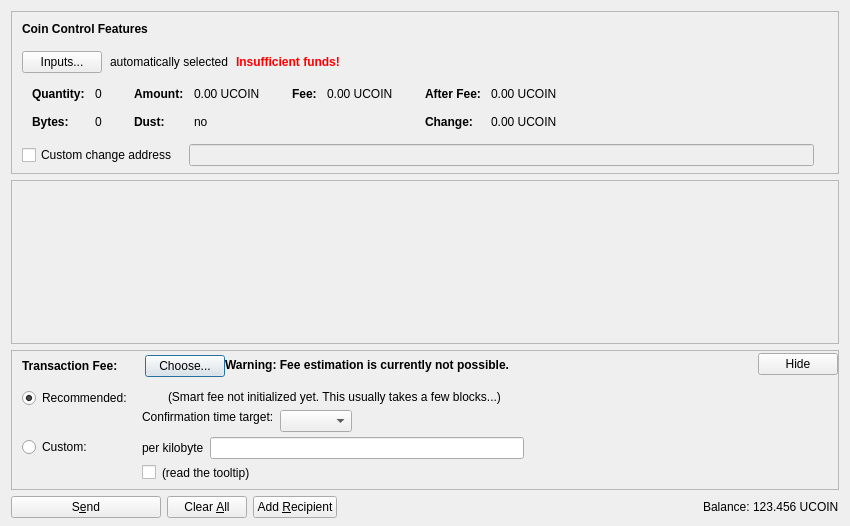
<?xml version="1.0" encoding="UTF-8"?>
<ui version="4.0">
 <class>SendCoinsDialog</class>
 <widget class="QDialog" name="SendCoinsDialog">
  <property name="geometry">
   <rect>
    <x>0</x>
    <y>0</y>
    <width>850</width>
    <height>526</height>
   </rect>
  </property>
  <property name="windowTitle">
   <string>Send Coins</string>
  </property>
  <layout class="QVBoxLayout" name="verticalLayout" stretch="0,1,0,0">
   <property name="bottomMargin">
    <number>8</number>
   </property>
   <item>
    <widget class="QFrame" name="frameCoinControl">
     <property name="sizePolicy">
      <sizepolicy hsizetype="Expanding" vsizetype="Expanding">
       <horstretch>0</horstretch>
       <verstretch>0</verstretch>
      </sizepolicy>
     </property>
     <property name="maximumSize">
      <size>
       <width>16777215</width>
       <height>16777215</height>
      </size>
     </property>
     <property name="frameShape">
      <enum>QFrame::StyledPanel</enum>
     </property>
     <property name="frameShadow">
      <enum>QFrame::Sunken</enum>
     </property>
     <layout class="QVBoxLayout" name="verticalLayoutCoinControl2">
      <property name="spacing">
       <number>0</number>
      </property>
      <property name="leftMargin">
       <number>0</number>
      </property>
      <property name="topMargin">
       <number>0</number>
      </property>
      <property name="rightMargin">
       <number>0</number>
      </property>
      <property name="bottomMargin">
       <number>6</number>
      </property>
      <item>
       <layout class="QVBoxLayout" name="verticalLayoutCoinControl" stretch="0,0,0,0,1">
        <property name="spacing">
         <number>0</number>
        </property>
        <property name="leftMargin">
         <number>10</number>
        </property>
        <property name="topMargin">
         <number>10</number>
        </property>
        <item>
         <layout class="QHBoxLayout" name="horizontalLayoutCoinControl1">
          <property name="bottomMargin">
           <number>15</number>
          </property>
          <item>
           <widget class="QLabel" name="labelCoinControlFeatures">
            <property name="sizePolicy">
             <sizepolicy hsizetype="Preferred" vsizetype="Maximum">
              <horstretch>0</horstretch>
              <verstretch>0</verstretch>
             </sizepolicy>
            </property>
            <property name="font">
             <font>
              <weight>75</weight>
              <bold>true</bold>
             </font>
            </property>
            <property name="styleSheet">
             <string notr="true">font-weight:bold;</string>
            </property>
            <property name="text">
             <string>Coin Control Features</string>
            </property>
           </widget>
          </item>
         </layout>
        </item>
        <item>
         <layout class="QHBoxLayout" name="horizontalLayoutCoinControl2" stretch="0,0,0,0">
          <property name="spacing">
           <number>8</number>
          </property>
          <property name="bottomMargin">
           <number>10</number>
          </property>
          <item>
           <widget class="QPushButton" name="pushButtonCoinControl">
            <property name="styleSheet">
             <string notr="true"/>
            </property>
            <property name="text">
             <string>Inputs...</string>
            </property>
            <property name="autoDefault">
             <bool>false</bool>
            </property>
           </widget>
          </item>
          <item>
           <widget class="QLabel" name="labelCoinControlAutomaticallySelected">
            <property name="text">
             <string>automatically selected</string>
            </property>
            <property name="margin">
             <number>5</number>
            </property>
           </widget>
          </item>
          <item>
           <widget class="QLabel" name="labelCoinControlInsuffFunds">
            <property name="font">
             <font>
              <weight>75</weight>
              <bold>true</bold>
             </font>
            </property>
            <property name="styleSheet">
             <string notr="true">color:red;font-weight:bold;</string>
            </property>
            <property name="text">
             <string>Insufficient funds!</string>
            </property>
            <property name="margin">
             <number>5</number>
            </property>
           </widget>
          </item>
          <item>
           <spacer name="horizontalSpacerCoinControl">
            <property name="orientation">
             <enum>Qt::Horizontal</enum>
            </property>
            <property name="sizeHint" stdset="0">
             <size>
              <width>40</width>
              <height>1</height>
             </size>
            </property>
           </spacer>
          </item>
         </layout>
        </item>
        <item>
         <widget class="QWidget" name="widgetCoinControl" native="true">
          <property name="sizePolicy">
           <sizepolicy hsizetype="Preferred" vsizetype="Preferred">
            <horstretch>0</horstretch>
            <verstretch>0</verstretch>
           </sizepolicy>
          </property>
          <property name="minimumSize">
           <size>
            <width>0</width>
            <height>0</height>
           </size>
          </property>
          <property name="styleSheet">
           <string notr="true"/>
          </property>
          <layout class="QHBoxLayout" name="horizontalLayoutCoinControl5">
           <property name="leftMargin">
            <number>0</number>
           </property>
           <property name="topMargin">
            <number>0</number>
           </property>
           <property name="rightMargin">
            <number>0</number>
           </property>
           <property name="bottomMargin">
            <number>0</number>
           </property>
           <item>
            <layout class="QHBoxLayout" name="horizontalLayoutCoinControl3" stretch="0,0,0,1">
             <property name="spacing">
              <number>20</number>
             </property>
             <property name="topMargin">
              <number>0</number>
             </property>
             <property name="bottomMargin">
              <number>10</number>
             </property>
             <item>
              <layout class="QFormLayout" name="formLayoutCoinControl1">
               <property name="horizontalSpacing">
                <number>10</number>
               </property>
               <property name="verticalSpacing">
                <number>14</number>
               </property>
               <property name="leftMargin">
                <number>10</number>
               </property>
               <property name="topMargin">
                <number>4</number>
               </property>
               <property name="rightMargin">
                <number>6</number>
               </property>
               <item row="0" column="0">
                <widget class="QLabel" name="labelCoinControlQuantityText">
                 <property name="font">
                  <font>
                   <weight>75</weight>
                   <bold>true</bold>
                  </font>
                 </property>
                 <property name="text">
                  <string>Quantity:</string>
                 </property>
                 <property name="margin">
                  <number>0</number>
                 </property>
                </widget>
               </item>
               <item row="0" column="1">
                <widget class="QLabel" name="labelCoinControlQuantity">
                 <property name="cursor">
                  <cursorShape>IBeamCursor</cursorShape>
                 </property>
                 <property name="contextMenuPolicy">
                  <enum>Qt::ActionsContextMenu</enum>
                 </property>
                 <property name="text">
                  <string notr="true">0</string>
                 </property>
                 <property name="margin">
                  <number>0</number>
                 </property>
                 <property name="textInteractionFlags">
                  <set>Qt::LinksAccessibleByMouse|Qt::TextSelectableByKeyboard|Qt::TextSelectableByMouse</set>
                 </property>
                </widget>
               </item>
               <item row="1" column="0">
                <widget class="QLabel" name="labelCoinControlBytesText">
                 <property name="font">
                  <font>
                   <weight>75</weight>
                   <bold>true</bold>
                  </font>
                 </property>
                 <property name="text">
                  <string>Bytes:</string>
                 </property>
                </widget>
               </item>
               <item row="1" column="1">
                <widget class="QLabel" name="labelCoinControlBytes">
                 <property name="cursor">
                  <cursorShape>IBeamCursor</cursorShape>
                 </property>
                 <property name="contextMenuPolicy">
                  <enum>Qt::ActionsContextMenu</enum>
                 </property>
                 <property name="text">
                  <string notr="true">0</string>
                 </property>
                 <property name="textInteractionFlags">
                  <set>Qt::LinksAccessibleByMouse|Qt::TextSelectableByKeyboard|Qt::TextSelectableByMouse</set>
                 </property>
                </widget>
               </item>
              </layout>
             </item>
             <item>
              <layout class="QFormLayout" name="formLayoutCoinControl2">
               <property name="horizontalSpacing">
                <number>10</number>
               </property>
               <property name="verticalSpacing">
                <number>14</number>
               </property>
               <property name="leftMargin">
                <number>6</number>
               </property>
               <property name="topMargin">
                <number>4</number>
               </property>
               <property name="rightMargin">
                <number>6</number>
               </property>
               <item row="0" column="0">
                <widget class="QLabel" name="labelCoinControlAmountText">
                 <property name="font">
                  <font>
                   <weight>75</weight>
                   <bold>true</bold>
                  </font>
                 </property>
                 <property name="text">
                  <string>Amount:</string>
                 </property>
                 <property name="margin">
                  <number>0</number>
                 </property>
                </widget>
               </item>
               <item row="0" column="1">
                <widget class="QLabel" name="labelCoinControlAmount">
                 <property name="cursor">
                  <cursorShape>IBeamCursor</cursorShape>
                 </property>
                 <property name="contextMenuPolicy">
                  <enum>Qt::ActionsContextMenu</enum>
                 </property>
                 <property name="text">
                  <string notr="true">0.00 UCOIN</string>
                 </property>
                 <property name="textInteractionFlags">
                  <set>Qt::LinksAccessibleByMouse|Qt::TextSelectableByKeyboard|Qt::TextSelectableByMouse</set>
                 </property>
                </widget>
               </item>
               <item row="1" column="0">
                <widget class="QLabel" name="labelCoinControlLowOutputText">
                 <property name="font">
                  <font>
                   <weight>75</weight>
                   <bold>true</bold>
                  </font>
                 </property>
                 <property name="text">
                  <string>Dust:</string>
                 </property>
                </widget>
               </item>
               <item row="1" column="1">
                <widget class="QLabel" name="labelCoinControlLowOutput">
                 <property name="cursor">
                  <cursorShape>IBeamCursor</cursorShape>
                 </property>
                 <property name="contextMenuPolicy">
                  <enum>Qt::ActionsContextMenu</enum>
                 </property>
                 <property name="text">
                  <string notr="true">no</string>
                 </property>
                 <property name="textInteractionFlags">
                  <set>Qt::LinksAccessibleByMouse|Qt::TextSelectableByKeyboard|Qt::TextSelectableByMouse</set>
                 </property>
                </widget>
               </item>
              </layout>
             </item>
             <item>
              <layout class="QFormLayout" name="formLayoutCoinControl3">
               <property name="horizontalSpacing">
                <number>10</number>
               </property>
               <property name="verticalSpacing">
                <number>14</number>
               </property>
               <property name="leftMargin">
                <number>6</number>
               </property>
               <property name="topMargin">
                <number>4</number>
               </property>
               <property name="rightMargin">
                <number>6</number>
               </property>
               <item row="0" column="0">
                <widget class="QLabel" name="labelCoinControlFeeText">
                 <property name="font">
                  <font>
                   <weight>75</weight>
                   <bold>true</bold>
                  </font>
                 </property>
                 <property name="text">
                  <string>Fee:</string>
                 </property>
                 <property name="margin">
                  <number>0</number>
                 </property>
                </widget>
               </item>
               <item row="0" column="1">
                <widget class="QLabel" name="labelCoinControlFee">
                 <property name="cursor">
                  <cursorShape>IBeamCursor</cursorShape>
                 </property>
                 <property name="contextMenuPolicy">
                  <enum>Qt::ActionsContextMenu</enum>
                 </property>
                 <property name="text">
                  <string notr="true">0.00 UCOIN</string>
                 </property>
                 <property name="textInteractionFlags">
                  <set>Qt::LinksAccessibleByMouse|Qt::TextSelectableByKeyboard|Qt::TextSelectableByMouse</set>
                 </property>
                </widget>
               </item>
              </layout>
             </item>
             <item>
              <layout class="QFormLayout" name="formLayoutCoinControl4">
               <property name="horizontalSpacing">
                <number>10</number>
               </property>
               <property name="verticalSpacing">
                <number>14</number>
               </property>
               <property name="leftMargin">
                <number>6</number>
               </property>
               <property name="topMargin">
                <number>4</number>
               </property>
               <property name="rightMargin">
                <number>6</number>
               </property>
               <item row="0" column="0">
                <widget class="QLabel" name="labelCoinControlAfterFeeText">
                 <property name="font">
                  <font>
                   <weight>75</weight>
                   <bold>true</bold>
                  </font>
                 </property>
                 <property name="text">
                  <string>After Fee:</string>
                 </property>
                 <property name="margin">
                  <number>0</number>
                 </property>
                </widget>
               </item>
               <item row="0" column="1">
                <widget class="QLabel" name="labelCoinControlAfterFee">
                 <property name="cursor">
                  <cursorShape>IBeamCursor</cursorShape>
                 </property>
                 <property name="contextMenuPolicy">
                  <enum>Qt::ActionsContextMenu</enum>
                 </property>
                 <property name="text">
                  <string notr="true">0.00 UCOIN</string>
                 </property>
                 <property name="textInteractionFlags">
                  <set>Qt::LinksAccessibleByMouse|Qt::TextSelectableByKeyboard|Qt::TextSelectableByMouse</set>
                 </property>
                </widget>
               </item>
               <item row="1" column="0">
                <widget class="QLabel" name="labelCoinControlChangeText">
                 <property name="font">
                  <font>
                   <weight>75</weight>
                   <bold>true</bold>
                  </font>
                 </property>
                 <property name="text">
                  <string>Change:</string>
                 </property>
                </widget>
               </item>
               <item row="1" column="1">
                <widget class="QLabel" name="labelCoinControlChange">
                 <property name="cursor">
                  <cursorShape>IBeamCursor</cursorShape>
                 </property>
                 <property name="contextMenuPolicy">
                  <enum>Qt::ActionsContextMenu</enum>
                 </property>
                 <property name="text">
                  <string notr="true">0.00 UCOIN</string>
                 </property>
                 <property name="textInteractionFlags">
                  <set>Qt::LinksAccessibleByMouse|Qt::TextSelectableByKeyboard|Qt::TextSelectableByMouse</set>
                 </property>
                </widget>
               </item>
              </layout>
             </item>
            </layout>
           </item>
          </layout>
         </widget>
        </item>
        <item>
         <layout class="QHBoxLayout" name="horizontalLayoutCoinControl4" stretch="0,0,0">
          <property name="spacing">
           <number>12</number>
          </property>
          <property name="sizeConstraint">
           <enum>QLayout::SetDefaultConstraint</enum>
          </property>
          <property name="topMargin">
           <number>5</number>
          </property>
          <property name="rightMargin">
           <number>5</number>
          </property>
          <item>
           <widget class="QCheckBox" name="checkBoxCoinControlChange">
            <property name="toolTip">
             <string>If this is activated, but the change address is empty or invalid, change will be sent to a newly generated address.</string>
            </property>
            <property name="text">
             <string>Custom change address</string>
            </property>
           </widget>
          </item>
          <item>
           <widget class="QValidatedLineEdit" name="lineEditCoinControlChange">
            <property name="enabled">
             <bool>false</bool>
            </property>
            <property name="sizePolicy">
             <sizepolicy hsizetype="Expanding" vsizetype="Fixed">
              <horstretch>0</horstretch>
              <verstretch>0</verstretch>
             </sizepolicy>
            </property>
           </widget>
          </item>
          <item>
           <widget class="QLabel" name="labelCoinControlChangeLabel">
            <property name="sizePolicy">
             <sizepolicy hsizetype="Preferred" vsizetype="Expanding">
              <horstretch>0</horstretch>
              <verstretch>0</verstretch>
             </sizepolicy>
            </property>
            <property name="minimumSize">
             <size>
              <width>0</width>
              <height>0</height>
             </size>
            </property>
            <property name="text">
             <string/>
            </property>
            <property name="margin">
             <number>3</number>
            </property>
           </widget>
          </item>
         </layout>
        </item>
        <item>
         <spacer name="verticalSpacerCoinControl">
          <property name="orientation">
           <enum>Qt::Vertical</enum>
          </property>
          <property name="sizeHint" stdset="0">
           <size>
            <width>800</width>
            <height>1</height>
           </size>
          </property>
         </spacer>
        </item>
       </layout>
      </item>
     </layout>
    </widget>
   </item>
   <item>
    <widget class="QScrollArea" name="scrollArea">
     <property name="widgetResizable">
      <bool>true</bool>
     </property>
     <widget class="QWidget" name="scrollAreaWidgetContents">
      <property name="geometry">
       <rect>
        <x>0</x>
        <y>0</y>
        <width>830</width>
        <height>104</height>
       </rect>
      </property>
      <layout class="QVBoxLayout" name="verticalLayout_2" stretch="0,1">
       <property name="leftMargin">
        <number>0</number>
       </property>
       <property name="topMargin">
        <number>0</number>
       </property>
       <property name="rightMargin">
        <number>0</number>
       </property>
       <property name="bottomMargin">
        <number>0</number>
       </property>
       <item>
        <layout class="QVBoxLayout" name="entries">
         <property name="spacing">
          <number>6</number>
         </property>
        </layout>
       </item>
       <item>
        <spacer name="verticalSpacer">
         <property name="orientation">
          <enum>Qt::Vertical</enum>
         </property>
         <property name="sizeHint" stdset="0">
          <size>
           <width>20</width>
           <height>40</height>
          </size>
         </property>
        </spacer>
       </item>
      </layout>
     </widget>
    </widget>
   </item>
   <item>
    <widget class="QFrame" name="frameFee">
     <property name="sizePolicy">
      <sizepolicy hsizetype="Expanding" vsizetype="Expanding">
       <horstretch>0</horstretch>
       <verstretch>0</verstretch>
      </sizepolicy>
     </property>
     <property name="maximumSize">
      <size>
       <width>16777215</width>
       <height>16777215</height>
      </size>
     </property>
     <property name="frameShape">
      <enum>QFrame::StyledPanel</enum>
     </property>
     <property name="frameShadow">
      <enum>QFrame::Sunken</enum>
     </property>
     <layout class="QVBoxLayout" name="verticalLayoutFee1">
      <property name="spacing">
       <number>0</number>
      </property>
      <property name="leftMargin">
       <number>0</number>
      </property>
      <property name="topMargin">
       <number>0</number>
      </property>
      <property name="rightMargin">
       <number>0</number>
      </property>
      <property name="bottomMargin">
       <number>0</number>
      </property>
      <item>
       <layout class="QVBoxLayout" name="verticalLayoutFee2" stretch="0,0,0">
        <property name="spacing">
         <number>0</number>
        </property>
        <property name="leftMargin">
         <number>10</number>
        </property>
        <property name="topMargin">
         <number>0</number>
        </property>
        <item>
         <layout class="QHBoxLayout" name="horizontalLayoutFee1">
          <property name="bottomMargin">
           <number>0</number>
          </property>
          <item>
           <layout class="QVBoxLayout" name="verticalLayoutFee7">
            <property name="spacing">
             <number>0</number>
            </property>
            <item>
             <spacer name="verticalSpacerSmartFee">
              <property name="orientation">
               <enum>Qt::Vertical</enum>
              </property>
              <property name="sizeType">
               <enum>QSizePolicy::Fixed</enum>
              </property>
              <property name="sizeHint" stdset="0">
               <size>
                <width>1</width>
                <height>4</height>
               </size>
              </property>
             </spacer>
            </item>
            <item>
             <layout class="QHBoxLayout" name="horizontalLayoutSmartFee">
              <property name="spacing">
               <number>10</number>
              </property>
              <item>
               <widget class="QLabel" name="labelFeeHeadline">
                <property name="sizePolicy">
                 <sizepolicy hsizetype="Preferred" vsizetype="Maximum">
                  <horstretch>0</horstretch>
                  <verstretch>0</verstretch>
                 </sizepolicy>
                </property>
                <property name="font">
                 <font>
                  <weight>75</weight>
                  <bold>true</bold>
                 </font>
                </property>
                <property name="styleSheet">
                 <string notr="true">font-weight:bold;</string>
                </property>
                <property name="text">
                 <string>Transaction Fee:</string>
                </property>
               </widget>
              </item>
              <item>
               <widget class="QLabel" name="labelFeeMinimized">
                <property name="text">
                 <string/>
                </property>
               </widget>
              </item>
              <item>
               <widget class="QPushButton" name="buttonChooseFee">
                <property name="text">
                 <string>Choose...</string>
                </property>
               </widget>
              </item>
             </layout>
            </item>
            <item>
             <spacer name="verticalSpacer_5">
              <property name="orientation">
               <enum>Qt::Vertical</enum>
              </property>
              <property name="sizeHint" stdset="0">
               <size>
                <width>1</width>
                <height>1</height>
               </size>
              </property>
             </spacer>
            </item>
           </layout>
          </item>
          <item>
           <widget class="QLabel" name="fallbackFeeWarningLabel">
            <property name="toolTip">
             <string>Using the fallbackfee can result in sending a transaction that will take several hours or days (or never) to confirm. Consider choosing your fee manually or wait until you have validated the complete chain.</string>
            </property>
            <property name="font">
            <font>
                <weight>75</weight>
                <bold>true</bold>
            </font>
            </property>
            <property name="text">
             <string>Warning: Fee estimation is currently not possible.</string>
            </property>
            <property name="wordWrap">
             <bool>false</bool>
            </property>
           </widget>
          </item>
          <item>
           <spacer name="horizontalSpacer_4">
            <property name="orientation">
             <enum>Qt::Horizontal</enum>
            </property>
            <property name="sizeType">
             <enum>QSizePolicy::MinimumExpanding</enum>
            </property>
            <property name="sizeHint" stdset="0">
             <size>
              <width>40</width>
              <height>20</height>
             </size>
            </property>
           </spacer>
          </item>
          <item>
           <widget class="QPushButton" name="buttonMinimizeFee">
            <property name="toolTip">
             <string>collapse fee-settings</string>
            </property>
            <property name="text">
             <string>Hide</string>
            </property>
           </widget>
          </item>
         </layout>
        </item>
        <item>
         <widget class="QFrame" name="frameFeeSelection">
          <layout class="QVBoxLayout" name="verticalLayoutFee12">
           <property name="spacing">
            <number>0</number>
           </property>
           <property name="leftMargin">
            <number>0</number>
           </property>
           <property name="topMargin">
            <number>0</number>
           </property>
           <property name="rightMargin">
            <number>0</number>
           </property>
           <property name="bottomMargin">
            <number>0</number>
           </property>
           <item>
            <layout class="QGridLayout" name="gridLayoutFee">
             <property name="topMargin">
              <number>10</number>
             </property>
             <property name="bottomMargin">
              <number>4</number>
             </property>
             <property name="horizontalSpacing">
              <number>10</number>
             </property>
             <property name="verticalSpacing">
              <number>4</number>
             </property>
             <item row="1" column="1">
              <layout class="QVBoxLayout" name="verticalLayoutFee8">
               <property name="spacing">
                <number>6</number>
               </property>
               <item>
                <layout class="QHBoxLayout" name="horizontalLayoutFee13">
                 <item>
                  <widget class="QLabel" name="labelCustomPerKilobyte">
                   <property name="toolTip">
                    <string>If the custom fee is set to 1000 satoshis and the transaction is only 250 bytes, then &quot;per kilobyte&quot; only pays 250 satoshis in fee, while &quot;total at least&quot; pays 1000 satoshis. For transactions bigger than a kilobyte both pay by kilobyte.</string>
                   </property>
                   <property name="text">
                    <string>per kilobyte</string>
                   </property>
                  </widget>
                 </item>
                 <item>
                  <widget class="BitcoinAmountField" name="customFee"/>
                 </item>
                 <item>
                  <spacer name="horizontalSpacer_6">
                   <property name="orientation">
                    <enum>Qt::Horizontal</enum>
                   </property>
                   <property name="sizeHint" stdset="0">
                    <size>
                     <width>1</width>
                     <height>1</height>
                    </size>
                   </property>
                  </spacer>
                 </item>
                </layout>
               </item>
               <item>
                <layout class="QHBoxLayout" name="horizontalLayoutFee8">
                 <item>
                  <widget class="QCheckBox" name="checkBoxMinimumFee">
                   <property name="toolTip">
                    <string>Paying only the minimum fee is just fine as long as there is less transaction volume than space in the blocks. But be aware that this can end up in a never confirming transaction once there is more demand for underline transactions than the network can process.</string>
                   </property>
                   <property name="text">
                    <string/>
                   </property>
                  </widget>
                 </item>
                 <item>
                  <widget class="QLabel" name="labelMinFeeWarning">
                   <property name="enabled">
                    <bool>true</bool>
                   </property>
                   <property name="toolTip">
                    <string>Paying only the minimum fee is just fine as long as there is less transaction volume than space in the blocks. But be aware that this can end up in a never confirming transaction once there is more demand for underline transactions than the network can process.</string>
                   </property>
                   <property name="text">
                    <string>(read the tooltip)</string>
                   </property>
                   <property name="margin">
                    <number>5</number>
                   </property>
                  </widget>
                 </item>
                 <item>
                  <spacer name="horizontalSpacer_2">
                   <property name="orientation">
                    <enum>Qt::Horizontal</enum>
                   </property>
                   <property name="sizeHint" stdset="0">
                    <size>
                     <width>1</width>
                     <height>1</height>
                    </size>
                   </property>
                  </spacer>
                 </item>
                </layout>
               </item>
              </layout>
             </item>
             <item row="0" column="0">
              <layout class="QVBoxLayout" name="verticalLayoutFee4" stretch="0,1">
               <item>
                <widget class="QRadioButton" name="radioSmartFee">
                 <property name="text">
                  <string>Recommended:</string>
                 </property>
                 <property name="checked">
                  <bool>true</bool>
                 </property>
                 <attribute name="buttonGroup">
                  <string notr="true">groupFee</string>
                 </attribute>
                </widget>
               </item>
               <item>
                <spacer name="verticalSpacer_2">
                 <property name="orientation">
                  <enum>Qt::Vertical</enum>
                 </property>
                 <property name="sizeHint" stdset="0">
                  <size>
                   <width>1</width>
                   <height>1</height>
                  </size>
                 </property>
                </spacer>
               </item>
              </layout>
             </item>
             <item row="1" column="0">
              <layout class="QVBoxLayout" name="verticalLayoutFee9" stretch="0,1">
               <item>
                <widget class="QRadioButton" name="radioCustomFee">
                 <property name="text">
                  <string>Custom:</string>
                 </property>
                 <attribute name="buttonGroup">
                  <string notr="true">groupFee</string>
                 </attribute>
                </widget>
               </item>
               <item>
                <spacer name="verticalSpacer_6">
                 <property name="orientation">
                  <enum>Qt::Vertical</enum>
                 </property>
                 <property name="sizeHint" stdset="0">
                  <size>
                   <width>1</width>
                   <height>1</height>
                  </size>
                 </property>
                </spacer>
               </item>
              </layout>
             </item>
             <item row="0" column="1">
              <layout class="QVBoxLayout" name="verticalLayoutFee3" stretch="0,0,1">
               <property name="spacing">
                <number>6</number>
               </property>
               <property name="topMargin">
                <number>2</number>
               </property>
               <item>
                <layout class="QHBoxLayout" name="horizontalLayoutFee12">
                 <item>
                  <widget class="QLabel" name="labelSmartFee">
                   <property name="text">
                    <string/>
                   </property>
                   <property name="margin">
                    <number>2</number>
                   </property>
                  </widget>
                 </item>
                 <item>
                  <widget class="QLabel" name="labelFeeEstimation">
                   <property name="text">
                    <string/>
                   </property>
                  </widget>
                 </item>
                 <item>
                  <widget class="QLabel" name="labelSmartFee2">
                   <property name="text">
                    <string>(Smart fee not initialized yet. This usually takes a few blocks...)</string>
                   </property>
                   <property name="margin">
                    <number>2</number>
                   </property>
                  </widget>
                 </item>
                 <item>
                  <spacer name="horizontalSpacer_5">
                   <property name="orientation">
                    <enum>Qt::Horizontal</enum>
                   </property>
                   <property name="sizeHint" stdset="0">
                    <size>
                     <width>1</width>
                     <height>1</height>
                    </size>
                   </property>
                  </spacer>
                 </item>
                </layout>
               </item>
               <item>
                <layout class="QHBoxLayout" name="horizontalLayoutFee9">
                 <item>
                  <layout class="QVBoxLayout" name="verticalLayoutFee6">
                   <item>
                    <widget class="QLabel" name="labelSmartFee3">
                     <property name="text">
                      <string>Confirmation time target:</string>
                     </property>
                     <property name="margin">
                      <number>2</number>
                     </property>
                    </widget>
                   </item>
                   <item>
                    <spacer name="verticalSpacer_3">
                     <property name="orientation">
                      <enum>Qt::Vertical</enum>
                     </property>
                     <property name="sizeHint" stdset="0">
                      <size>
                       <width>1</width>
                       <height>1</height>
                      </size>
                     </property>
                    </spacer>
                   </item>
                  </layout>
                 </item>
                 <item>
                  <layout class="QVBoxLayout" name="verticalLayoutFee5">
                   <property name="rightMargin">
                    <number>30</number>
                   </property>
                   <item>
                    <layout class="QHBoxLayout" name="horizontalLayoutConfTarget">
                     <property name="bottomMargin">
                      <number>0</number>
                     </property>
                     <item>
                      <widget class="QComboBox" name="confTargetSelector"/>
                     </item>
                     <item>
                      <spacer name="horizontalSpacerConfTarget">
                       <property name="orientation">
                        <enum>Qt::Horizontal</enum>
                       </property>
                       <property name="sizeHint" stdset="0">
                        <size>
                         <width>40</width>
                         <height>20</height>
                        </size>
                       </property>
                      </spacer>
                     </item>
                    </layout>
                   </item>
                  </layout>
                 </item>
                </layout>
               </item>
               <item>
                <spacer name="verticalSpacer_4">
                 <property name="orientation">
                  <enum>Qt::Vertical</enum>
                 </property>
                 <property name="sizeHint" stdset="0">
                  <size>
                   <width>1</width>
                   <height>1</height>
                  </size>
                 </property>
                </spacer>
               </item>
              </layout>
             </item>
            </layout>
           </item>
          </layout>
         </widget>
        </item>
        <item>
         <spacer name="verticalSpacerFee">
          <property name="orientation">
           <enum>Qt::Vertical</enum>
          </property>
          <property name="sizeHint" stdset="0">
           <size>
            <width>40</width>
            <height>5</height>
           </size>
          </property>
         </spacer>
        </item>
       </layout>
      </item>
     </layout>
    </widget>
   </item>
   <item>
    <layout class="QHBoxLayout" name="horizontalLayout">
     <item>
      <widget class="QPushButton" name="sendButton">
       <property name="minimumSize">
        <size>
         <width>150</width>
         <height>0</height>
        </size>
       </property>
       <property name="toolTip">
        <string>Confirm the send action</string>
       </property>
       <property name="text">
        <string>S&amp;end</string>
       </property>
       <property name="icon">
        <iconset resource="../bitcoin.qrc">
         <normaloff>:/icons/send</normaloff>:/icons/send</iconset>
       </property>
       <property name="autoDefault">
        <bool>false</bool>
       </property>
       <property name="default">
        <bool>false</bool>
       </property>
      </widget>
     </item>
     <item>
      <widget class="QPushButton" name="clearButton">
       <property name="sizePolicy">
        <sizepolicy hsizetype="Minimum" vsizetype="Fixed">
         <horstretch>0</horstretch>
         <verstretch>0</verstretch>
        </sizepolicy>
       </property>
       <property name="toolTip">
        <string>Clear all fields of the form.</string>
       </property>
       <property name="text">
        <string>Clear &amp;All</string>
       </property>
       <property name="icon">
        <iconset resource="../bitcoin.qrc">
         <normaloff>:/icons/remove</normaloff>:/icons/remove</iconset>
       </property>
       <property name="autoDefault">
        <bool>false</bool>
       </property>
      </widget>
     </item>
     <item>
      <widget class="QPushButton" name="addButton">
       <property name="toolTip">
        <string>Send to multiple recipients at once</string>
       </property>
       <property name="text">
        <string>Add &amp;Recipient</string>
       </property>
       <property name="icon">
        <iconset resource="../bitcoin.qrc">
         <normaloff>:/icons/add</normaloff>:/icons/add</iconset>
       </property>
       <property name="autoDefault">
        <bool>false</bool>
       </property>
      </widget>
     </item>
     <item>
      <spacer name="horizontalSpacer">
       <property name="orientation">
        <enum>Qt::Horizontal</enum>
       </property>
       <property name="sizeHint" stdset="0">
        <size>
         <width>40</width>
         <height>20</height>
        </size>
       </property>
      </spacer>
     </item>
     <item>
      <layout class="QHBoxLayout" name="horizontalLayout_2">
       <property name="spacing">
        <number>3</number>
       </property>
       <item>
        <widget class="QLabel" name="label">
         <property name="sizePolicy">
          <sizepolicy hsizetype="Preferred" vsizetype="Fixed">
           <horstretch>0</horstretch>
           <verstretch>0</verstretch>
          </sizepolicy>
         </property>
         <property name="text">
          <string>Balance:</string>
         </property>
        </widget>
       </item>
       <item>
        <widget class="QLabel" name="labelBalance">
         <property name="sizePolicy">
          <sizepolicy hsizetype="Preferred" vsizetype="Fixed">
           <horstretch>0</horstretch>
           <verstretch>0</verstretch>
          </sizepolicy>
         </property>
         <property name="cursor">
          <cursorShape>IBeamCursor</cursorShape>
         </property>
         <property name="text">
          <string notr="true">123.456 UCOIN</string>
         </property>
         <property name="textInteractionFlags">
          <set>Qt::LinksAccessibleByMouse|Qt::TextSelectableByKeyboard|Qt::TextSelectableByMouse</set>
         </property>
        </widget>
       </item>
      </layout>
     </item>
    </layout>
   </item>
  </layout>
 </widget>
 <customwidgets>
  <customwidget>
   <class>QValidatedLineEdit</class>
   <extends>QLineEdit</extends>
   <header>qvalidatedlineedit.h</header>
  </customwidget>
  <customwidget>
   <class>BitcoinAmountField</class>
   <extends>QLineEdit</extends>
   <header>bitcoinamountfield.h</header>
   <container>1</container>
  </customwidget>
 </customwidgets>
 <resources>
  <include location="../bitcoin.qrc"/>
 </resources>
 <connections/>
 <buttongroups>
  <buttongroup name="groupFee"/>
 </buttongroups>
</ui>
